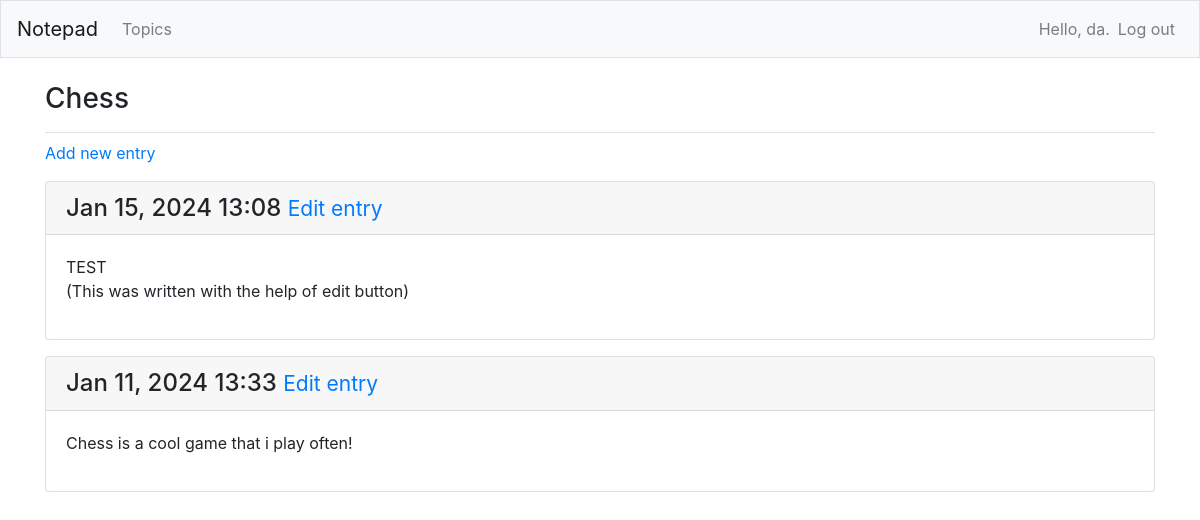
/topics/1/ (signed in), run on the app's committed database.
### notepad/models.py (models this page shows, shortened)
class Topic(models.Model):
    text = models.CharField(max_length=200)
    date_added = models.DateTimeField(auto_now_add=True)
    owner = models.ForeignKey(User, on_delete=models.CASCADE)
    def __str__(self):
        return self.text

class Entry(models.Model):
    topic = models.ForeignKey(Topic, on_delete=models.CASCADE)
    text = models.TextField()
    date_added = models.DateTimeField(auto_now_add=True)
    class Meta:
        verbose_name_plural = "entries"

### notepad/views.py (the view)
# urls.py: path('topics/<int:topic_id>/', views.topic, name='topic'),
@login_required
def topic(request, topic_id):
    topic = Topic.objects.get(id=topic_id)
    check_topic_owner(request, topic)
    entries = topic.entry_set.order_by('-date_added')
    context = {'topic': topic, 'entries': entries}
    return render(request, 'notepad/topic.html', context)

### notepad/views.py (called while the page is built)
def check_topic_owner(request, topic):
    if topic.owner != request.user:
        raise Http404

### notepad/templates/notepad/topic.html (shortened to what this page needs)
<!DOCTYPE html>
<html lang="en">
<head>
</head>
<body>
{% extends "notepad/base.html" %}
{% block page_header %}
<h3>{{ topic }}</h3>
{% endblock page_header %}
{% block content %}
<p>
  <a href="{% url 'notepad:new_entry' topic.id %}">Add new entry</a>
</p>
    {% for entry in entries %}
      <div class="card mb-3">
        <h4 class="card-header">
        {{ entry.date_added|date:'M d, Y H:i' }}
          <small><a href="{% url 'notepad:edit_entry' entry.id %}">Edit entry</a></small>
      </h4>
        <div class="card-body">
          {{ entry.text|linebreaks }}
        </div>
      </div>
    {% empty %}
      <p>There are no entries for this topic yet</p>
    {% endfor %}
{% endblock content %}

### notepad/templates/notepad/base.html (shortened to what this page needs)
{% load bootstrap4 %}
<!DOCTYPE html>
<html lang="en">
<head>
  {% bootstrap_css %}
</head>
<body>
  <nav class="navbar navbar-expand-md navbar-light bg-light mb-4 border">
       <a class="navbar-brand" href="{% url 'notepad:index' %}">Notepad</a>
  <div class="collapse navbar-collapse" id="navbarCollapse">
    <ul class="navbar-nav mr-auto">
      <li class="nav-item">
        <a class="nav-link" href="{% url 'notepad:topics' %}">Topics</a></li>
    </ul>
    <ul class="navbar-nav ml-auto">
      {% if user.is_authenticated %}
      <li class="nav-item">
      <span class="navbar-text">Hello, {{ user.username }}.</span>
      </li>
      <li class="nav-item">
      <a class="nav-link" href="{% url 'users:logout' %}">Log out</a>
      </li>
      {% else %}
      <li class="nav-item">
      <a class="nav-link" href="{% url 'users:register' %}">Register</a>
      </li>
      <li class="nav-item">
        <a class="nav-link" href="{% url 'users:login' %}">Log in</a></li>
      {% endif %}
    </ul>
  </div>
  </nav>
<main role="main" class="container">
  <div class="pb-2 mb-2 border-bottom">
    {% block page_header %}{% endblock page_header %}
  </div>
  <div>
    {% block content %}{% endblock content %}
  </div>
</main>
</body>
</html>

### data on the page
Topic: text "Chess"
Entry: date_added "Jan 15, 2024 13:08", text "TEST (This was written with the help of edit button)"
Entry: date_added "Jan 11, 2024 13:33", text "Chess is a cool game that i play often!"

### other printed values
{{ user.username }} "da"
